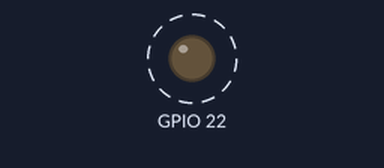
A program run on a simulated Raspberry Pi (BCM pin numbers). Parts: output pins drawn as LEDs (lit = HIGH). Dashed ring = blinking. What the program prints to the terminal is not drawn. At 1.7 s the program stops and its outputs stay as they are.

Above: at 0.7 s.
Timing chart, 0 to 3.0 s (numbered marks = the images above):
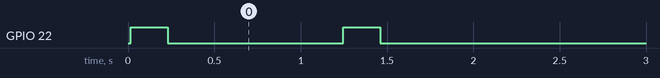

Measured:
- by itself, GPIO 22: alternates HIGH for 0.22 s and LOW for 1.0 s

The program:

6-buzzer.py
```python
#!/usr/bin/env python
# -*- coding: utf-8 -*-
#

# Εισαγωγή βιβλιοθήκης os
import os
# Εισαγωγή function sleep από την βιβλιοθήκη time
from time import sleep
# Εισαγωγή βιβλιοθήκης RPi.GPIO
import RPi.GPIO as GPIO

# Ορισμός του συστήματος αρίθμησης των pin σε BCM
GPIO.setmode(GPIO.BCM)

print("Γεια σου χρήστη!")
print("Πάμε να ακούσουμε το κουδούνι μας!")

# Εκκαθάριση μηνυμάτων οθόνης
os.system('clear')

# Ορισμός του GPIO22 ως OUTPUT
GPIO.setup(22,GPIO.OUT)


# Εκτύπωση πληροφοριακού μηνύματος στον χρήστη
print "Το κουδούνι ακούγεται!"

# Ορισμός του OUTPUT GPIO22 ως HIGH, το οποίο συνεπάγεται ότι 3v3 θα είναι ενεργά στο pin
GPIO.output(22,GPIO.HIGH)
# Εισάγουμε καθυστέρηση 0,1 δευτερολέπτων όπου ο ήχος παραμένει ενεργός
sleep(.2)
os.system('clear')
print "Το κουδούνι είναι ήσυχο!"
GPIO.output(22,GPIO.LOW)
sleep(1)
os.system('clear')
print "Το κουδούνι ακούγεται!"
GPIO.output(22,GPIO.HIGH)
sleep(.2)
os.system('clear')
print "Το κουδούνι είναι ήσυχο!"
GPIO.output(22,GPIO.LOW)
sleep(.2)
os.system('clear')

print("Το ακούσαμε!")

# Καθώς είναι η τελευταία ενέργεια δεν απαιτείται αναμομή αλλά κάνουμε άμεσα αποδέσμευση των pin
GPIO.cleanup()
```
